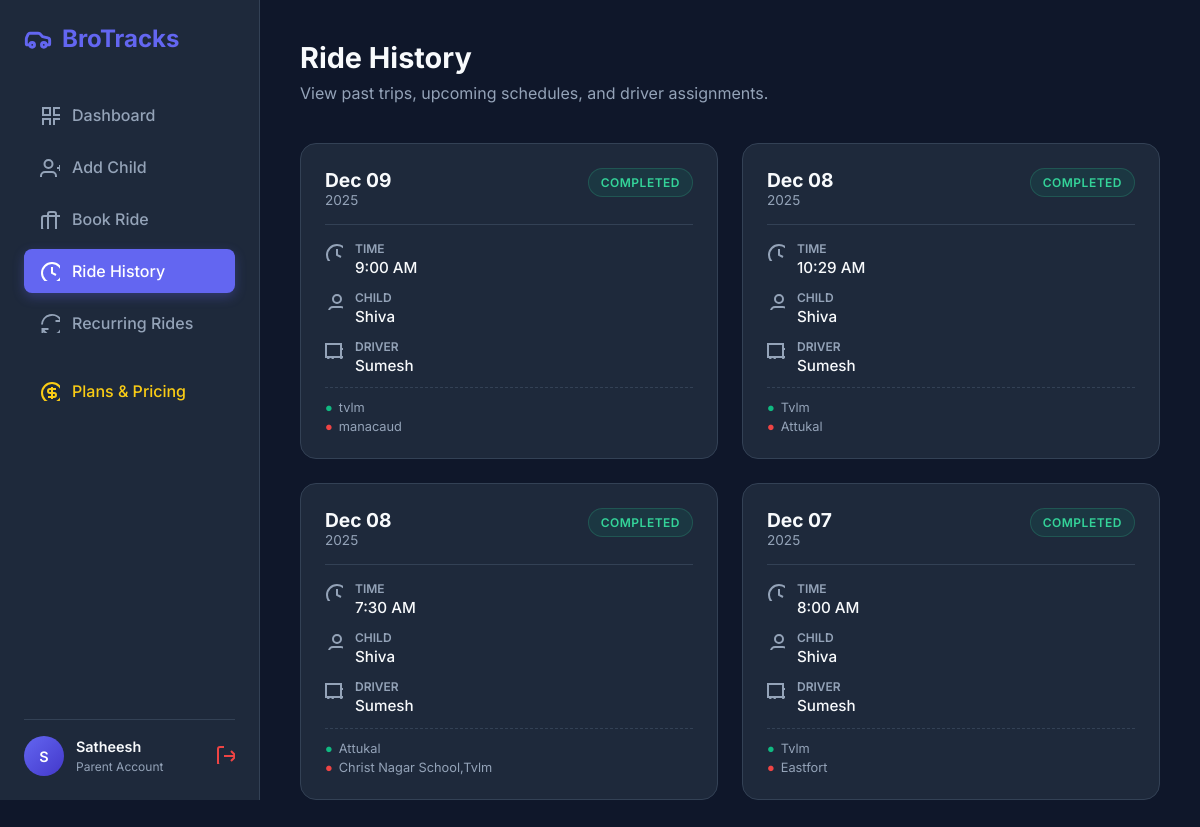
/parent/rides.php (signed in), run on the app's committed database.
### tables this page shows
CREATE TABLE `rides` (
  `id` int(11) NOT NULL,
  `child_id` int(11) NOT NULL,
  `parent_id` int(11) NOT NULL,
  `driver_id` int(11) DEFAULT NULL,
  `pickup_location` text NOT NULL,
  `drop_location` text NOT NULL,
  `ride_date` date NOT NULL,
  `ride_time` time NOT NULL,
  `status` enum('requested','accepted','on_going','completed','cancelled') DEFAULT 'requested',
  `created_at` datetime DEFAULT NULL
);

CREATE TABLE `children` (
  `id` int(11) NOT NULL,
  `parent_id` int(11) NOT NULL,
  `name` varchar(100) NOT NULL,
  `school_name` varchar(150) DEFAULT NULL,
  `class` varchar(20) DEFAULT NULL
);

CREATE TABLE `users` (
  `id` int(11) NOT NULL,
  `name` varchar(100) NOT NULL,
  `email` varchar(150) NOT NULL,
  `password` varchar(255) NOT NULL,
  `role` enum('parent','driver','admin') NOT NULL,
  `phone` varchar(20) DEFAULT NULL,
  `created_at` datetime DEFAULT NULL
);

### parent/rides.php (the view, shortened to what this page needs)
<?php
require_once "../config/db.php";
$nameParts = explode(" ", $_SESSION["name"] ?? 'User');
$initials = strtoupper(substr($nameParts[0], 0, 1));
$stmtParent = $pdo->prepare("SELECT id FROM parents WHERE user_id = ?");
$stmtParent->execute([$_SESSION["user_id"]]);
$parent = $stmtParent->fetch(PDO::FETCH_ASSOC);
$parentId = $parent["id"];
$stmt = $pdo->prepare("
    SELECT
        r.*,
        c.name AS child_name,
        u.name AS driver_name
    FROM rides r
    JOIN children c ON r.child_id = c.id
    LEFT JOIN drivers d ON r.driver_id = d.id
    LEFT JOIN users u ON d.user_id = u.id
    WHERE r.parent_id = ?
    ORDER BY r.ride_date DESC, r.ride_time DESC
");
$stmt->execute([$parentId]);
$rides = $stmt->fetchAll(PDO::FETCH_ASSOC);
?>
<!DOCTYPE html>
<html lang="en">
<head>
</head>
<body>
    <aside class="sidebar">
        <a href="dashboard.php" class="brand">
            BroTracks
        </a>
        <ul class="nav-menu">
            <li class="nav-item">
                <a href="dashboard.php">
                    <svg width="20" height="20" fill="none" stroke="currentColor" stroke-width="2"><rect x="3" y="3" width="7" height="7"></rect><rect x="14" y="3" width="7" height="7"></rect><rect x="14" y="14" width="7" height="7"></rect><rect x="3" y="14" width="7" height="7"></rect></svg>
                    Dashboard
                </a>
            </li>
            <li class="nav-item">
                <a href="add_child.php">
                    <svg width="20" height="20" fill="none" stroke="currentColor" stroke-width="2"><path d="M16 21v-2a4 4 0 0 0-4-4H5a4 4 0 0 0-4 4v2"></path><circle cx="8.5" cy="7" r="4"></circle><line x1="20" y1="8" x2="20" y2="14"></line><line x1="23" y1="11" x2="17" y2="11"></line></svg>
                    Add Child
                </a>
            </li>
            <li class="nav-item">
                <a href="book_ride.php">
                    <svg width="20" height="20" fill="none" stroke="currentColor" stroke-width="2"><rect x="2" y="7" width="20" height="14" rx="2" ry="2"></rect><path d="M16 21V5a2 2 0 0 0-2-2h-4a2 2 0 0 0-2 2v16"></path></svg>
                    Book Ride
                </a>
            </li>
            <li class="nav-item">
                <a href="rides.php" class="active">
                    <svg width="20" height="20" fill="none" stroke="currentColor" stroke-width="2"><circle cx="12" cy="12" r="10"></circle><polyline points="12 6 12 12 16 14"></polyline></svg>
                    Ride History
                </a>
            </li>
            <li class="nav-item">
                <a href="recurring_ride.php">
                    <svg width="20" height="20" fill="none" stroke="currentColor" stroke-width="2"><path d="M21.5 2v6h-6M2.5 22v-6h6M2 11.5a10 10 0 0 1 18.8-4.3M22 12.5a10 10 0 0 1-18.8 4.2"/></svg>
                    Recurring Rides
                </a>
            </li>
            <li class="nav-item" style="margin-top: 1rem;">
                <a href="plans.php" style="color: #facc15;">
                    <svg width="20" height="20" fill="none" stroke="currentColor" stroke-width="2"><circle cx="12" cy="12" r="10"></circle><path d="M16 8h-6a2 2 0 1 0 0 4h4a2 2 0 1 1 0 4H8"></path><path d="M12 18V6"></path></svg>
                    Plans & Pricing
                </a>
            </li>
        </ul>
        <div class="user-profile">
            <div class="avatar"><?php echo $initials; ?></div>
            <div class="user-info">
                <div><?php echo htmlspecialchars(explode(' ', $_SESSION["name"])[0]); ?></div>
                <span>Parent Account</span>
            </div>
            <a href="../auth/logout.php" style="margin-left:auto; color: #ef4444;">
                <svg width="20" height="20" fill="none" stroke="currentColor" stroke-width="2"><path d="M9 21H5a2 2 0 0 1-2-2V5a2 2 0 0 1 2-2h4"></path><polyline points="16 17 21 12 16 7"></polyline><line x1="21" y1="12" x2="9" y2="12"></line></svg>
            </a>
        </div>
    </aside>
    <main class="main-content">
        <div class="header">
            <h2>Ride History</h2>
            <p>View past trips, upcoming schedules, and driver assignments.</p>
        </div>
        <div class="rides-grid">
            <?php if (count($rides) > 0): ?>
                <?php foreach ($rides as $r):
                    $date = date("M d", strtotime($r["ride_date"]));
                    $year = date("Y", strtotime($r["ride_date"]));
                    $time = date("g:i A", strtotime($r["ride_time"]));
                    $status = strtolower($r["status"]);
                    $statusLabel = str_replace('_', ' ', $r["status"]);
                ?>
                <div class="ride-card">
                    <div class="card-header">
                        <div class="date-box">
                            <span class="date-day"><?= $date ?></span>
                            <span class="date-year"><?= $year ?></span>
                        </div>
                        <div class="status-badge status-<?= $status ?>">
                            <?= $statusLabel ?>
                        </div>
                    </div>
                    <div class="info-row">
                        <div class="info-icon">
                            <svg width="18" height="18" fill="none" stroke="currentColor" stroke-width="2"><circle cx="12" cy="12" r="10"></circle><polyline points="12 6 12 12 16 14"></polyline></svg>
                        </div>
                        <div class="info-content">
                            <div class="info-label">Time</div>
                            <div class="info-value"><?= $time ?></div>
                        </div>
                    </div>
                    <div class="info-row">
                        <div class="info-icon">
                            <svg width="18" height="18" fill="none" stroke="currentColor" stroke-width="2"><path d="M20 21v-2a4 4 0 0 0-4-4H8a4 4 0 0 0-4 4v2"></path><circle cx="12" cy="7" r="4"></circle></svg>
                        </div>
                        <div class="info-content">
                            <div class="info-label">Child</div>
                            <div class="info-value"><?= htmlspecialchars($r["child_name"]) ?></div>
                        </div>
                    </div>
                    <div class="info-row">
                        <div class="info-icon">
                            <svg width="18" height="18" fill="none" stroke="currentColor" stroke-width="2"><rect x="1" y="3" width="15" height="13"></rect><polygon points="16 8 20 8 23 11 23 16 16 16 16 8"></polygon><circle cx="5.5" cy="18.5" r="2.5"></circle><circle cx="18.5" cy="18.5" r="2.5"></circle></svg>
                        </div>
                        <div class="info-content">
                            <div class="info-label">Driver</div>
                            <div class="info-value">
                                <?php if ($r["driver_name"]): ?>
                                    <?= htmlspecialchars($r["driver_name"]) ?>
                                <?php else: ?>
                                    <span style="color: var(--text-muted); font-style: italic;">Pending assignment</span>
                                <?php endif; ?>
                            </div>
                        </div>
                    </div>
                    <?php if (!empty($r["pickup_location"]) && !empty($r["drop_location"])): ?>
                    <div style="margin-top: 12px; padding-top: 12px; border-top: 1px dashed var(--border);">
                        <div style="font-size: 0.8rem; color: var(--text-muted); display:flex; gap:6px; margin-bottom:4px;">
                            <span style="color:#10b981;">●</span> <?= htmlspecialchars($r["pickup_location"]) ?>
                        </div>
                        <div style="font-size: 0.8rem; color: var(--text-muted); display:flex; gap:6px;">
                            <span style="color:#ef4444;">●</span> <?= htmlspecialchars($r["drop_location"]) ?>
                        </div>
                    </div>
                    <?php endif; ?>
                </div>
                <?php endforeach; ?>
            <?php endif; ?>
        </div>
    </main>
</body>
</html>

### parent/rides.php (style rules this page uses)
:root { --bg-body: #0f172a; --bg-sidebar: #1e293b; --bg-card: #1e293b; --bg-input: #334155; --text-main: #f8fafc; --text-muted: #94a3b8; --primary: #6366f1; --primary-hover: #4f46e5; --primary-glow: rgba(99, 102, 241, 0.3); --border: #334155; --sidebar-width: 260px; --status-pending-bg: rgba(245, 158, 11, 0.1); --status-pending-text: #fbbf24; --status-active-bg: rgba(6, 182, 212, 0.1); --status-active-text: #22d3ee; --status-completed-bg: rgba(16, 185, 129, 0.1); --status-completed-text: #34d399; --status-cancelled-bg: rgba(239, 68, 68, 0.1); --status-cancelled-text: #f87171; }
* { margin: 0; padding: 0; box-sizing: border-box; }
body { font-family: 'Inter', sans-serif; background-color: var(--bg-body); color: var(--text-main); display: flex; min-height: 100vh; }
.sidebar { width: var(--sidebar-width); background-color: var(--bg-sidebar); border-right: 1px solid var(--border); display: flex; flex-direction: column; position: fixed; height: 100vh; padding: 1.5rem; z-index: 100; }
.brand { font-size: 1.5rem; font-weight: 700; color: var(--primary); display: flex; align-items: center; gap: 10px; margin-bottom: 2.5rem; text-decoration: none; }
.nav-menu { list-style: none; display: flex; flex-direction: column; gap: 0.5rem; flex: 1; }
.nav-item a { display: flex; align-items: center; gap: 12px; padding: 12px 16px; color: var(--text-muted); text-decoration: none; border-radius: 8px; font-weight: 500; transition: all 0.2s; }
.nav-item a.active { background-color: var(--primary); color: white; box-shadow: 0 4px 12px var(--primary-glow); }
.user-profile { padding-top: 1rem; border-top: 1px solid var(--border); display: flex; align-items: center; gap: 12px; }
.avatar { width: 40px; height: 40px; background: linear-gradient(135deg, var(--primary), #4338ca); border-radius: 50%; display: flex; align-items: center; justify-content: center; font-weight: 600; font-size: 0.9rem; color: white; }
.user-info div { font-size: 0.9rem; font-weight: 600; }
.user-info span { font-size: 0.75rem; color: var(--text-muted); }
.main-content { margin-left: var(--sidebar-width); flex: 1; padding: 2.5rem; }
.header { margin-bottom: 2.5rem; }
.header h2 { font-size: 1.8rem; font-weight: 700; margin-bottom: 0.5rem; }
.header p { color: var(--text-muted); }
.rides-grid { display: grid; grid-template-columns: repeat(auto-fill, minmax(320px, 1fr)); gap: 1.5rem; }
.ride-card { background-color: var(--bg-card); border: 1px solid var(--border); border-radius: 16px; padding: 1.5rem; transition: transform 0.2s, box-shadow 0.2s; position: relative; overflow: hidden; }
.card-header { display: flex; justify-content: space-between; align-items: flex-start; margin-bottom: 1rem; padding-bottom: 1rem; border-bottom: 1px solid var(--border); }
.date-box { display: flex; flex-direction: column; }
.date-day { font-size: 1.2rem; font-weight: 700; color: var(--text-main); }
.date-year { font-size: 0.85rem; color: var(--text-muted); }
.status-badge { padding: 6px 12px; border-radius: 20px; font-size: 0.75rem; font-weight: 600; text-transform: uppercase; letter-spacing: 0.5px; }
.status-completed { background: var(--status-completed-bg); color: var(--status-completed-text); border: 1px solid rgba(52, 211, 153, 0.2); }
.info-row { display: flex; align-items: flex-start; gap: 12px; margin-bottom: 0.8rem; }
.info-icon { color: var(--text-muted); margin-top: 2px; }
.info-content { flex: 1; }
.info-label { font-size: 0.75rem; color: var(--text-muted); text-transform: uppercase; font-weight: 600; margin-bottom: 2px; }
.info-value { font-size: 0.95rem; color: var(--text-main); font-weight: 500; }

### data on the page
rides: ride_date "Dec 09", ride_date "2025", status "COMPLETED", ride_time "9:00 AM", child.name "Shiva", users.name "Sumesh", pickup_location "tvlm", drop_location "manacaud"
rides: ride_date "Dec 08", ride_date "2025", status "COMPLETED", ride_time "10:29 AM", child.name "Shiva", users.name "Sumesh", pickup_location "Tvlm", drop_location "Attukal"
rides: ride_date "Dec 08", ride_date "2025", status "COMPLETED", ride_time "7:30 AM", child.name "Shiva", users.name "Sumesh", pickup_location "Attukal", drop_location "Christ Nagar School,Tvlm"
rides: ride_date "Dec 07", ride_date "2025", status "COMPLETED", ride_time "8:00 AM", child.name "Shiva", users.name "Sumesh", pickup_location "Tvlm", drop_location "Eastfort"

### other printed values
$initials "S"
explode(' ', $_SESSION["name"])[0] "Satheesh"
